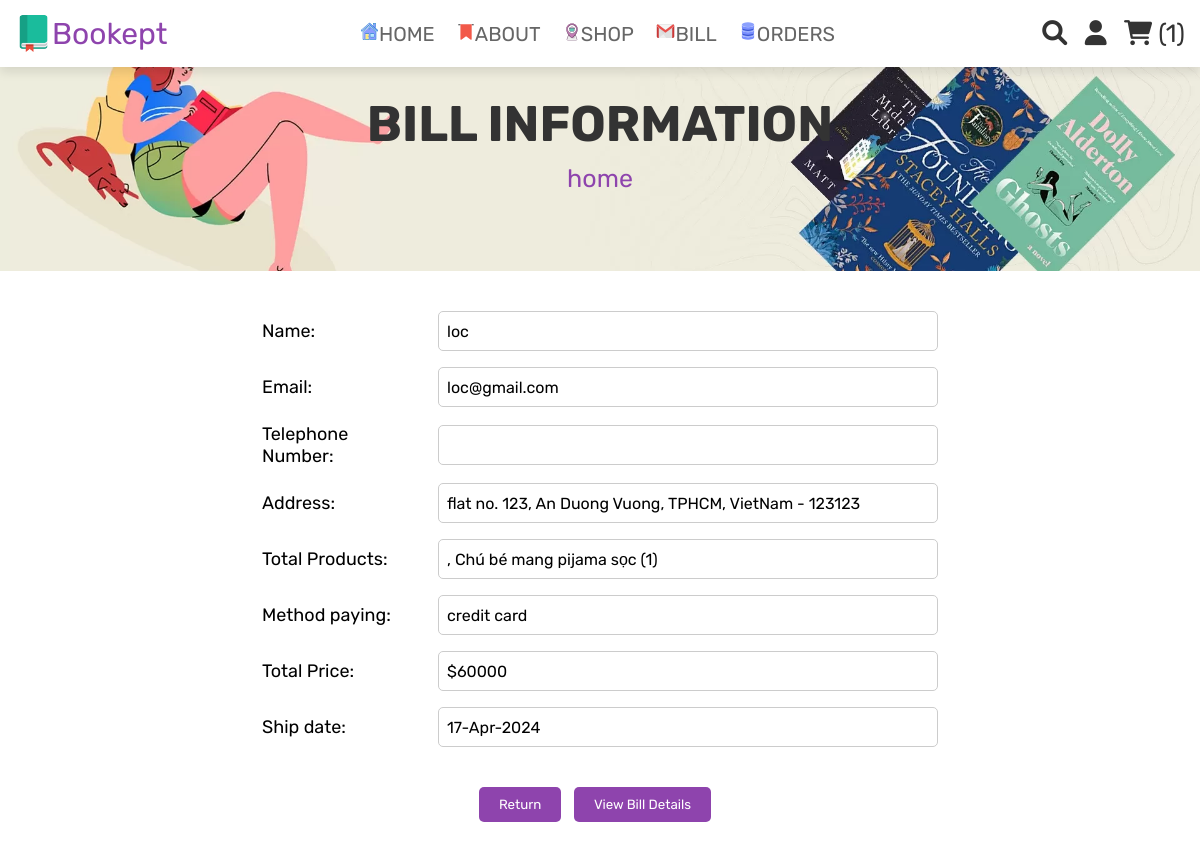
The page /bookept-main/bill.php (signed in) on the database its author committed.
### tables this page shows
CREATE TABLE `users` (
  `id` int(100) NOT NULL,
  `name` varchar(100) NOT NULL,
  `email` varchar(100) NOT NULL,
  `password` varchar(100) NOT NULL,
  `phone` varchar(100) NOT NULL,
  `house_number` varchar(100) NOT NULL,
  `road` varchar(100) NOT NULL,
  `ward` varchar(100) NOT NULL,
  `district` varchar(100) NOT NULL,
  `city` varchar(100) NOT NULL,
  `user_type` varchar(20) NOT NULL DEFAULT 'user'
);

CREATE TABLE `orders` (
  `id` int(100) NOT NULL,
  `user_id` int(100) NOT NULL,
  `name` varchar(100) NOT NULL,
  `number` varchar(12) NOT NULL,
  `email` varchar(100) NOT NULL,
  `method` varchar(50) NOT NULL,
  `address` varchar(500) NOT NULL,
  `total_products` varchar(1000) NOT NULL,
  `total_price` int(100) NOT NULL,
  `placed_on` varchar(50) NOT NULL,
  `payment_status` varchar(20) NOT NULL DEFAULT 'pending'
);

### bookept-main/bill.php (the view, shortened to what this page needs)
<?php
include 'config.php';
$user_id = $_SESSION['user_id'];
?>
<!DOCTYPE html>
<html lang="en">
<head>
  <link rel="stylesheet" href="https://cdnjs.cloudflare.com/ajax/libs/font-awesome/6.0.0/css/all.min.css">
  <link rel="stylesheet" href="edit_customer.css">
  <link rel="stylesheet" href="styles/main.css">
</head>
<body>
  <?php include 'header.php'; ?>
  <div class="heading">
    <h3>BILL INFORMATION</h3>
    <p> <a href="home.php">home</a></p>
  </div>
  <div class="from_container">
    <div class="container">
      <br>
      <form action="" method="POST" id="form">
        <?php
        $user_id = $_SESSION['user_id'];
        $sql = mysqli_query($conn, "SELECT * FROM `users` WHERE id=$user_id");
        $check = mysqli_fetch_assoc($sql);
        $sql_bill = mysqli_query($conn, "SELECT * FROM `orders` WHERE user_id = $user_id ORDER BY id DESC LIMIT 1");
        $order_info = mysqli_fetch_assoc($sql_bill);
        $delivery_date = date('d-M-Y', strtotime($order_info['placed_on'] . ' +3 days'));
        ?>
        <table>
          <tr>
            <td><label for="name">Name:</label></td>
            <td><input type="text" id="name" name="name_change" value="<?php echo $check['name']; ?>" class="box" readonly></td>
          </tr>
          <tr>
            <td><label for="email">Email:</label></td>
            <td><input type="email" id="email" name="email_change" value="<?php echo $check['email']; ?>" class="box" readonly></td>
          </tr>
          <tr>
            <td><label for="phone">Telephone Number:</label></td>
            <td><input type="tel" id="phone" name="phone_number" value="<?php echo $check['phone_number']; ?>" class="box" readonly></td>
          </tr>
          <tr>
            <td><label for="address">Address:</label></td>
            <td><input type="text" id="address" name="address" value="<?php echo $order_info['address']; ?>" class="box" readonly></td>
          </tr>
          <tr>
            <td><label>Total Products:</label></td>
            <td><input type="text" value="<?php echo $order_info['total_products']; ?>" class="box" readonly></td>
          </tr>
          <tr>
            <td><label>Method paying:</label></td>
            <td><input type="text" value="<?php echo $order_info['method']; ?>" class="box" readonly></td>
          </tr>
          <tr>
            <td><label>Total Price:</label></td>
            <td><input type="text" value="$<?php echo $order_info['total_price']; ?>" class="box" readonly></td>
          </tr>
          <tr>
            <td><label>Ship date:</label></td>
            <td><input type="text" value="<?php echo $delivery_date; ?>" class="box" readonly></td>
          </tr>
        </table>
        <?php
        $sql_check_bill = "SELECT * FROM bill
                   WHERE IdUser = '$user_id'
                   AND NameUser = '{$check['name']}'
                   AND ShipDate = '$delivery_date'
                   AND TotalPay = {$order_info['total_price']}
                   AND MethodPayment = '{$order_info['method']}'";
        $result_check_bill = mysqli_query($conn, $sql_check_bill);
        if (mysqli_num_rows($result_check_bill) == 0) {
          $sql_insert_bill = "INSERT INTO bill (IdUser, NameUser, ShipDate, TotalPay, MethodPayment)
                        VALUES ('$user_id', '{$check['name']}', '$delivery_date', {$order_info['total_price']}, '{$order_info['method']}')";
          if (mysqli_query($conn, $sql_insert_bill)) {
            echo '<span style="color: white;">Bill inserted successfully.</span>';
          } else {
            echo "Error inserting bill: " . mysqli_error($conn);
          }
        } else {
          echo '<span style="color: white;">Bill already existed.</span>';
        }
        ?>
        <div class="button_form">
          <input type="button" onclick="window.location.href = 'home.php';" value="Return">
          <input type="submit" name="bill_details" onclick="window.location.href = 'bill_details.php';" value="View Bill Details">
        </div>
      </form>
    </div>
  </div>
</body>
</html>

### bookept-main/header.php (shortened to what this page needs)
<div class="header">
   <div class="flex">
      <a href="home.php" class="logo"><img src="public/icon/logo.png" alt="logo">Bookept</a>
      <nav class="navbar">
         <a href="home.php"><img src="public/header/home_icon.svg" alt="home_icon">home</a>
         <a href="about.php"><img src="public/header/about_icon.svg" alt="about_icon">about</a>
         <a href="shop.php"><img src="public/header/shop_icon.svg" alt="shop_icon">shop</a>
         <a href="bill.php"><img src="public/header/contact_icon.svg" alt="contact_icon">bill</a>
         <a href="orders.php"><img src="public/header/order_icon.svg" alt="order_icon">orders</a>
      </nav>
      <div class="icons">
         <a href="search_page.php" class="fas fa-search"></a>
         <div id="user-btn" class="fas fa-user"></div>
         <?php
         $select_cart_number = mysqli_query($conn, "SELECT * FROM `cart` WHERE user_id = '$user_id'") or die('query failed');
         $cart_rows_number = mysqli_num_rows($select_cart_number);
         ?>
         <a href="cart.php"> <i class="fas fa-shopping-cart"></i> <span>(<?php echo $cart_rows_number; ?>)</span> </a>
      </div>
   </div>
</div>

### bookept-main/edit_customer.css (style rules this page uses)
.from_container { display: flex; justify-content: center; align-items: center; height: 100%; }
.container { text-align: center; padding: 20px; border-radius: 10px; }
.box { width: 400px; padding: 8px; border: 1px solid #ccc; border-radius: 5px; height: 40px; font-size: 16px; }
.button_form { margin-top: 20px; text-align: center; }
input[type="button"], input[type="submit"] { background-color: #8E44AD; color: #fff; border: none; padding: 10px 20px; cursor: pointer; border-radius: 5px; margin-right: 10px; }
table { width: 550px; margin: 0 auto; border-collapse: collapse; }
tr { width: 100%; }
td { padding: 8px; vertical-align: middle; }
td label { display: inline-block; width: 150px; text-align: left; margin-right: 10px; vertical-align: middle; font-size: 18px; }

### bookept-main/styles/main.css (style rules this page uses)
:root { --space-root: 1rem; --space-xs: calc(var(--space-root) / 2); --space-s: calc(var(--space-root) / 1.5); --space-m: var(--space-root); --space-l: calc(var(--space-root) * 1.5); --space-xl: calc(var(--space-root) * 2); --color-primary: mediumslateblue; --color-secondary: black; --base-border-radius: 0.25rem; --ease: cubic-bezier(0.075, 0.82, 0.165, 1); --duration: 500ms; --font-family: "Roboto", sans-serif; --font-size: 1.25rem; --purple: #8e44ad; --red: #c0392b; --orange: #f39c12; --black: #333; --white: #fff; --light-color: #666; --light-white: #ccc; --light-bg: #f5f5f5; --border: 0.1rem solid var(--black); --box-shadow: 0 0.5rem 1rem rgba(0, 0, 0, 0.1); }
* { font-family: "Rubik", sans-serif; margin: 0; padding: 0; box-sizing: border-box; outline: none; border: none; text-decoration: none; transition: all 0.2s linear; user-select: none; scroll-behavior: smooth; }
a { text-decoration: none; }
html { font-size: 62.5%; overflow-x: hidden; }
.heading { margin-top: 1.5rem; min-height: 32vh; display: flex; flex-flow: column; align-items: center; justify-content: center; gap: 1rem; background: url(../images/heading-bg.webp) no-repeat; background-size: cover; background-position: center; text-align: center; }
.heading h3 { font-size: 5rem; color: var(--black); text-transform: uppercase; }
.heading p { font-size: 2.5rem; color: var(--light-color); }
.heading p a { color: var(--purple); }
.header { background-color: var(--white); box-shadow: var(--box-shadow); top: 0; left: 0; width: 100%; transition: 0.3s ease-out; position: fixed; }
.header .flex { padding: 1.5rem; display: flex; align-items: center; justify-content: space-between; max-width: 1200px; margin: 0 auto; position: relative; }
.header .flex .logo { font-size: 3rem; color: var(--purple); display: flex; align-items: end; }
.header .flex .logo>img { width: 3.7rem; height: 3.7rem; }
.header .flex .navbar a { margin: 0 1rem; font-size: 2rem; color: var(--light-color); text-transform: uppercase; }
.header .flex .icons>* { font-size: 2.5rem; color: var(--black); cursor: pointer; margin-left: 1.5rem; }

### bookept-main/bill.php (style rules this page uses)
.box { width: 500px; }

### rows shown on the page
users: name_change "loc", email_change "loc@gmail.com"
orders: address "flat no. 123, An Duong Vuong, TPHCM, VietNam - 123123", total_products ", Chú bé mang pijama sọc (1)", method "credit card", total_price "$60000", placed_on "17-Apr-2024"

### other values the page prints
$cart_rows_number "1"
